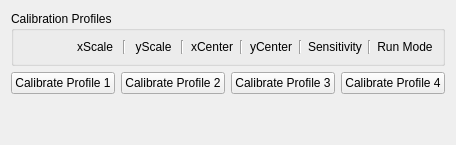
      <widget class="QWidget" name="profilesTab">
       <attribute name="title">
        <string>Saved Profiles</string>
       </attribute>
       <layout class="QVBoxLayout" name="verticalLayout_4">
        <item>
         <widget class="QGroupBox" name="profilesBox">
          <property name="title">
           <string>Calibration Profiles</string>
          </property>
          <layout class="QVBoxLayout" name="verticalLayout_5">
           <item>
            <layout class="QGridLayout" name="profilesArea">
             <item row="0" column="4">
              <widget class="Line" name="line_5">
               <property name="orientation">
                <enum>Qt::Vertical</enum>
               </property>
              </widget>
             </item>
             <item row="0" column="11">
              <widget class="QLabel" name="runModeHeader">
               <property name="text">
                <string>Run Mode</string>
               </property>
               <property name="alignment">
                <set>Qt::AlignBottom|Qt::AlignHCenter</set>
               </property>
              </widget>
             </item>
             <item row="0" column="3">
              <widget class="QLabel" name="yScaleHeader">
               <property name="text">
                <string>yScale</string>
               </property>
               <property name="alignment">
                <set>Qt::AlignBottom|Qt::AlignHCenter</set>
               </property>
              </widget>
             </item>
             <item row="0" column="5">
              <widget class="QLabel" name="xCenterHeader">
               <property name="text">
                <string>xCenter</string>
               </property>
               <property name="alignment">
                <set>Qt::AlignBottom|Qt::AlignHCenter</set>
               </property>
              </widget>
             </item>
             <item row="0" column="0">
              <widget class="QLabel" name="headerPadding">
               <property name="text">
                <string/>
               </property>
               <property name="alignment">
                <set>Qt::AlignCenter</set>
               </property>
              </widget>
             </item>
             <item row="0" column="1">
              <widget class="QLabel" name="xScaleHeader">
               <property name="frameShape">
                <enum>QFrame::NoFrame</enum>
               </property>
               <property name="frameShadow">
                <enum>QFrame::Plain</enum>
               </property>
               <property name="lineWidth">
                <number>1</number>
               </property>
               <property name="text">
                <string>xScale</string>
               </property>
               <property name="alignment">
                <set>Qt::AlignBottom|Qt::AlignHCenter</set>
               </property>
              </widget>
             </item>
             <item row="0" column="6">
              <widget class="Line" name="line_6">
               <property name="orientation">
                <enum>Qt::Vertical</enum>
               </property>
              </widget>
             </item>
             <item row="0" column="8">
              <widget class="Line" name="line_7">
               <property name="orientation">
                <enum>Qt::Vertical</enum>
               </property>
              </widget>
             </item>
             <item row="0" column="9">
              <widget class="QLabel" name="irSensHeader">
               <property name="text">
                <string>Sensitivity</string>
               </property>
               <property name="alignment">
                <set>Qt::AlignBottom|Qt::AlignHCenter</set>
               </property>
              </widget>
             </item>
             <item row="0" column="7">
              <widget class="QLabel" name="yCenterHeader">
               <property name="text">
                <string>yCenter</string>
               </property>
               <property name="alignment">
                <set>Qt::AlignBottom|Qt::AlignHCenter</set>
               </property>
              </widget>
             </item>
             <item row="0" column="10">
              <widget class="Line" name="line_8">
               <property name="orientation">
                <enum>Qt::Vertical</enum>
               </property>
              </widget>
             </item>
             <item row="0" column="2">
              <widget class="Line" name="line_4">
               <property name="orientation">
                <enum>Qt::Vertical</enum>
               </property>
              </widget>
             </item>
            </layout>
           </item>
          </layout>
         </widget>
        </item>
        <item>
         <layout class="QHBoxLayout" name="horizontalLayout_2">
          <item>
           <widget class="QPushButton" name="calib1Btn">
            <property name="text">
             <string>Calibrate Profile 1</string>
            </property>
           </widget>
          </item>
          <item>
           <widget class="QPushButton" name="calib2Btn">
            <property name="text">
             <string>Calibrate Profile 2</string>
            </property>
           </widget>
          </item>
          <item>
           <widget class="QPushButton" name="calib3Btn">
            <property name="text">
             <string>Calibrate Profile 3</string>
            </property>
           </widget>
          </item>
          <item>
           <widget class="QPushButton" name="calib4Btn">
            <property name="text">
             <string>Calibrate Profile 4</string>
            </property>
           </widget>
          </item>
         </layout>
        </item>
        <item>
         <spacer name="verticalSpacer_2">
          <property name="orientation">
           <enum>Qt::Vertical</enum>
          </property>
          <property name="sizeHint" stdset="0">
           <size>
            <width>20</width>
            <height>40</height>
           </size>
          </property>
         </spacer>
        </item>
       </layout>
      </widget>
